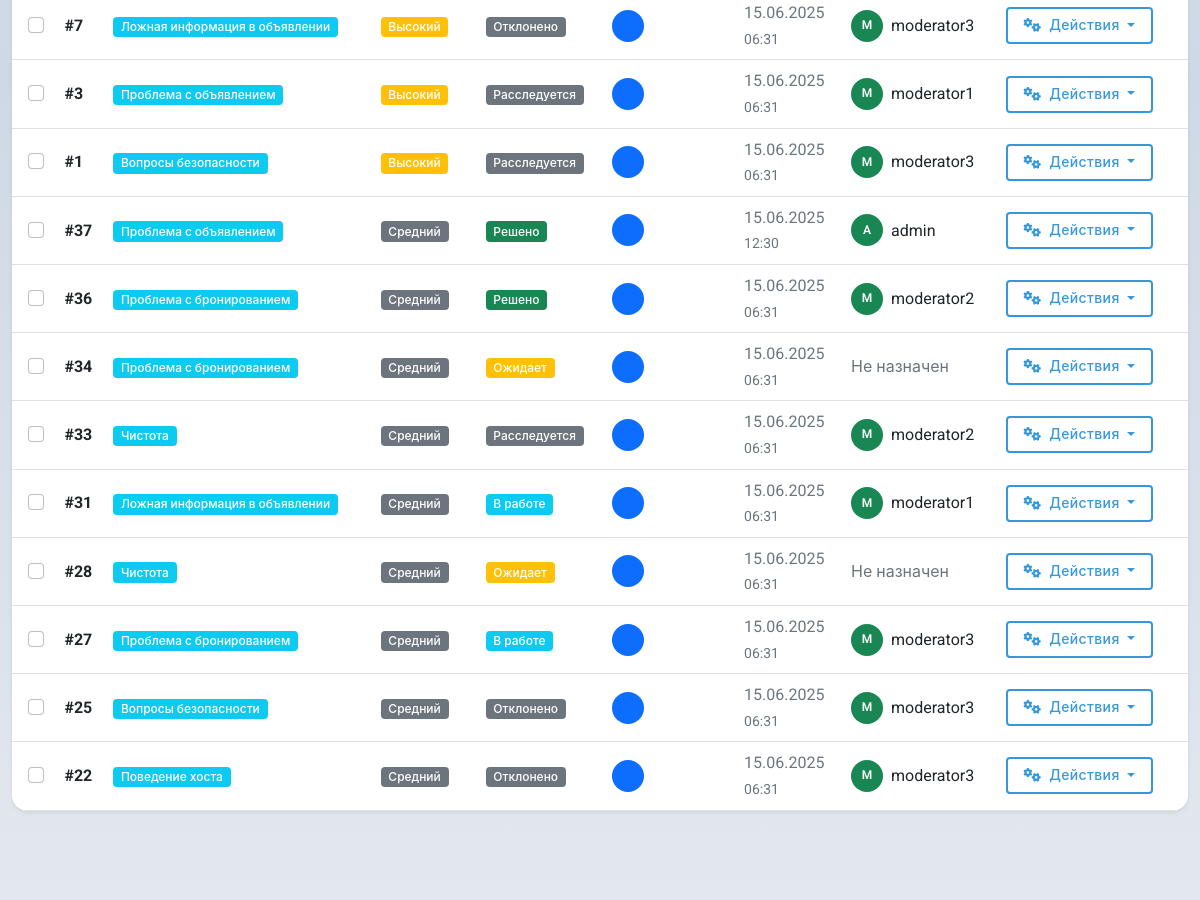
/moderation/complaints/ (signed in, middle part), run on an earlier commit of the app's database.
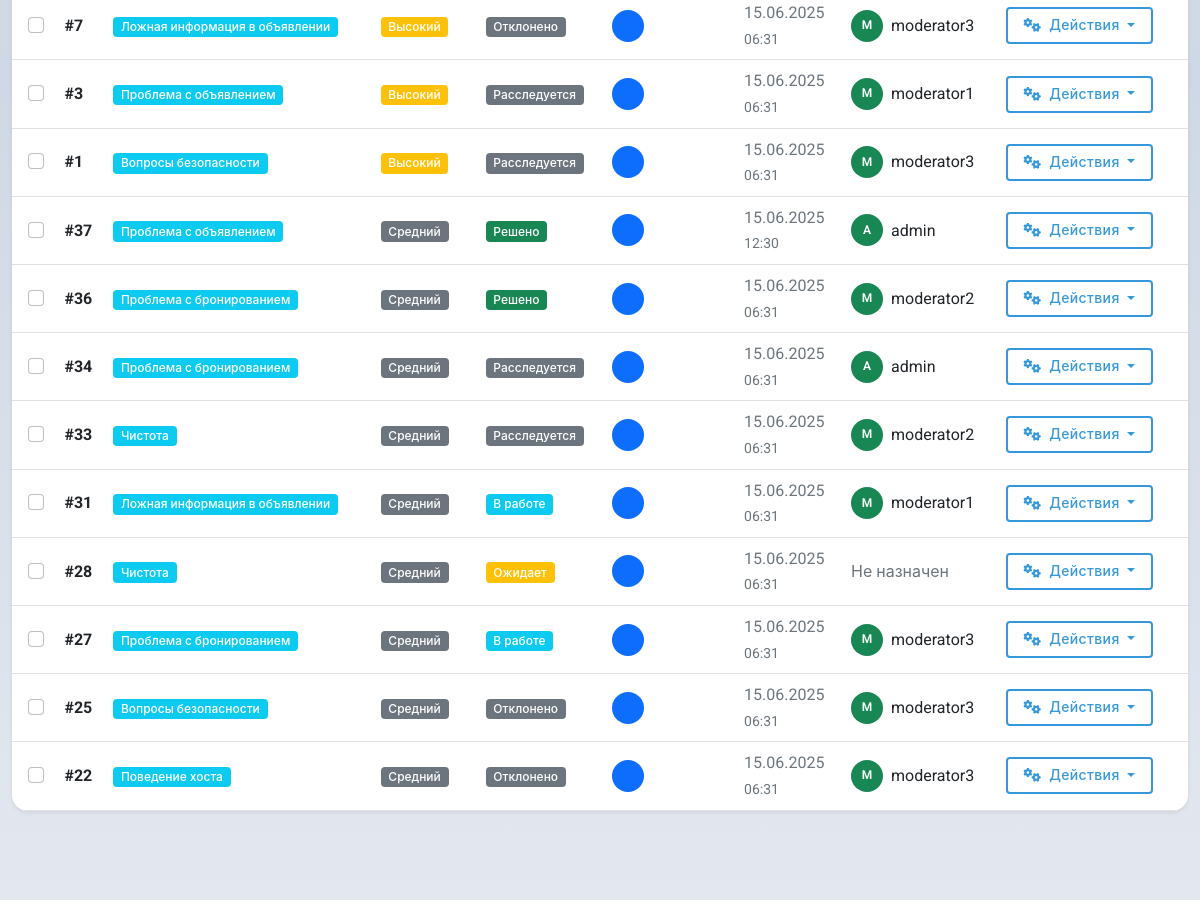
And on a later commit of the database.
### moderation/models.py (models this page shows, shortened)
class UserComplaint(models.Model):
    COMPLAINT_TYPES = [
        ('booking_issue', 'Проблема с бронированием'),
        ('listing_issue', 'Проблема с объявлением'),
        ('host_behavior', 'Поведение хоста'),
        ('guest_behavior', 'Поведение гостя'),
        ('safety_concern', 'Вопросы безопасности'),
        ('false_listing', 'Ложная информация в объявлении'),
        ('discrimination', 'Дискриминация'),
        ('payment_issue', 'Проблемы с оплатой'),
        ('cleanliness', 'Чистота'),
        ('other', 'Другое'),
    ]
    STATUS_CHOICES = [
        ('pending', 'В ожидании'),
        ('in_progress', 'В обработке'),
        ('investigating', 'Расследуется'),
        ('awaiting_response', 'Ожидает ответа'),
        ('resolved', 'Решено'),
        ('dismissed', 'Отклонено'),
        ('escalated', 'Эскалировано'),
    ]
    PRIORITY_CHOICES = [
        ('low', 'Низкий'),
        ('medium', 'Средний'),
        ('high', 'Высокий'),
        ('urgent', 'Срочный'),
    ]
    complainant = models.ForeignKey(
        settings.AUTH_USER_MODEL,
        on_delete=models.CASCADE,
        related_name='complaints_made',
        verbose_name='Заявитель'
    )
    booking = models.ForeignKey(
        'listings.Booking',
        on_delete=models.CASCADE,
        related_name='complaints',
        null=True,
        blank=True,
        verbose_name='Бронирование'
    )
    listing = models.ForeignKey(
        'listings.Listing',
        on_delete=models.CASCADE,
        related_name='complaints',
        null=True,
        blank=True,
        verbose_name='Объявление'
    )
    reported_user = models.ForeignKey(
        settings.AUTH_USER_MODEL,
        on_delete=models.CASCADE,
        related_name='complaints_received',
        null=True,
        blank=True,
        verbose_name='Пользователь, на которого жалуются'
    )
    complaint_type = models.CharField(
        'Тип жалобы',
        max_length=20,
        choices=COMPLAINT_TYPES,
        default='booking_issue'
    )
    subject = models.CharField(
        'Тема жалобы',
        max_length=200,
        default='Жалоба'
    )
    description = models.TextField('Описание жалобы')
    priority = models.CharField(
        'Приоритет',
        max_length=10,
        choices=PRIORITY_CHOICES,
        default='medium'
    )
    status = models.CharField(
        'Статус',
        max_length=20,
        choices=STATUS_CHOICES,
        default='pending'
    )
    assigned_moderator = models.ForeignKey(
        settings.AUTH_USER_MODEL,
        on_delete=models.SET_NULL,
        null=True,
        blank=True,
        related_name='assigned_complaints',
        verbose_name='Назначенный модератор'
    )
    moderator_response = models.TextField(
        'Ответ модератора',
        blank=True,
        help_text='Ответ, который увидит пользователь'
    )
    internal_notes = models.TextField(
        'Внутренние заметки',
        blank=True,
        help_text='Заметки для внутреннего использования'
    )
    contact_email = models.EmailField(
        'Контактный email',
        blank=True,
        help_text='Альтернативный email для связи'
    )
    evidence_video = models.FileField(
        'Видео-доказательство',
        upload_to='complaint_videos/',
        null=True,
        blank=True,
        help_text='Загрузите видео в качестве доказательства (макс. 100МБ)'
    )
    created_at = models.DateTimeField('Создано', auto_now_add=True)
    updated_at = models.DateTimeField('Обновлено', auto_now=True)
    resolved_at = models.DateTimeField('Решено', null=True, blank=True)
    first_response_at = models.DateTimeField('Первый ответ', null=True, blank=True)
    class Meta:
        verbose_name = 'Жалоба пользователя'
        verbose_name_plural = 'Жалобы пользователей'
        ordering = ['-created_at']
    @property
    def days_open(self):
        from django.utils import timezone
        if self.resolved_at:
            return (self.resolved_at - self.created_at).days
        return (timezone.now() - self.created_at).days
    @property
    def is_overdue(self):
        priority_days = {
            'urgent': 1,
            'high': 3,
            'medium': 7,
            'low': 14
        }
        max_days = priority_days.get(self.priority, 7)
        return self.days_open > max_days and self.status not in ['resolved', 'dismissed']

### users/models.py (models this page shows, shortened)
class User(AbstractUser):
    phone_number = models.CharField(_("Phone number"), max_length=20, blank=True)
    profile_picture = models.ImageField(_("Profile picture"), upload_to='profile_pictures/', blank=True, null=True)
    bio = models.TextField(_("Bio"), blank=True)
    is_phone_verified = models.BooleanField(_("Phone verified"), default=False)
    is_id_verified = models.BooleanField(_("ID verified"), default=False)
    is_host = models.BooleanField(_("Is host"), default=False)
    is_guest = models.BooleanField(_("Is guest"), default=True)
    ROLE_CHOICES = [
        ('user', _('Regular User')),
        ('host', _('Host')),
        ('moderator', _('Moderator')),
        ('admin', _('Administrator')),
    ]
    role = models.CharField(_("Role"), max_length=20, choices=ROLE_CHOICES, default='user')
    email_notifications = models.BooleanField(_("Email notifications"), default=True)
    sms_notifications = models.BooleanField(_("SMS notifications"), default=False)
    date_joined = models.DateTimeField(_("Date joined"), auto_now_add=True)
    last_updated = models.DateTimeField(_("Last updated"), auto_now=True)
    class Meta:
        verbose_name = _("User")
        verbose_name_plural = _("Users")

### moderation/views.py (the view)
# urls.py: path('complaints/', views.complaint_list, name='complaint_list'),
@login_required
@user_passes_test(is_moderator)
def complaint_list(request):
    status = request.GET.get('status')
    complaint_type = request.GET.get('complaint_type')
    priority = request.GET.get('priority')
    assigned_moderator = request.GET.get('assigned_moderator')
    complaints = UserComplaint.objects.select_related('complainant', 'assigned_moderator').all()
    if status and status in [choice[0] for choice in UserComplaint.STATUS_CHOICES]:
        complaints = complaints.filter(status=status)
    if complaint_type and complaint_type in [choice[0] for choice in UserComplaint.COMPLAINT_TYPES]:
        complaints = complaints.filter(complaint_type=complaint_type)
    if priority and priority in [choice[0] for choice in UserComplaint.PRIORITY_CHOICES]:
        complaints = complaints.filter(priority=priority)
    if assigned_moderator:
        try:
            complaints = complaints.filter(assigned_moderator_id=int(assigned_moderator))
        except ValueError:
            pass
    priority_order = {'urgent': 1, 'high': 2, 'medium': 3, 'low': 4}
    complaints = sorted(complaints, key=lambda x: (priority_order.get(x.priority, 5), -x.created_at.timestamp()))
    paginator = Paginator(complaints, 20)
    page_number = request.GET.get('page')
    page_obj = paginator.get_page(page_number)
    moderators = User.objects.filter(is_staff=True)
    return render(request, 'moderation/complaint_list.html', {
        'complaints': page_obj,
        'status_choices': UserComplaint.STATUS_CHOICES,
        'complaint_type_choices': UserComplaint.COMPLAINT_TYPES,
        'priority_choices': UserComplaint.PRIORITY_CHOICES,
        'moderators': moderators,
        'current_status': status,
        'current_complaint_type': complaint_type,
        'current_priority': priority,
        'current_assigned_moderator': assigned_moderator
    })

### moderation/views.py (called while the page is built)
def is_moderator(user):
    return user.is_staff or user.is_superuser

### notifications/templatetags/notify_tags.py (called while the page is built)
@register.simple_tag(takes_context=True)
def notification_count(context):
    user = context['request'].user
    if user.is_authenticated:
        count = user.notifications.filter(is_read=False).count()
        return count
    return 0

### moderation/templates/moderation/complaint_list.html (shortened to what the changed rows need)
{% extends 'base.html' %}
{% load static %}
{% block content %}
<div class="container-fluid py-4">
    <div class="card shadow-sm">
        <div class="card-body p-0">
            {% if complaints %}
            <div class="table-responsive">
                <table class="table table-hover mb-0">
                    <tbody>
                        {% for complaint in complaints %}
                        <tr class="{% if complaint.is_overdue %}table-warning{% endif %}">
                            <td class="ps-3 align-middle">
                                <input type="checkbox" class="form-check-input complaint-checkbox" value="{{ complaint.id }}">
                            </td>
                            <td class="align-middle">
                                <strong>#{{ complaint.id }}</strong>
                            </td>
                            <td class="align-middle">
                                <span class="badge bg-info">{{ complaint.get_complaint_type_display }}</span>
                            </td>
                            <td class="align-middle">
                                {% if complaint.priority == 'urgent' %}
                                <span class="badge bg-danger">{{ complaint.get_priority_display }}</span>
                                {% elif complaint.priority == 'high' %}
                                <span class="badge bg-warning">{{ complaint.get_priority_display }}</span>
                                {% else %}
                                <span class="badge bg-secondary">{{ complaint.get_priority_display }}</span>
                                {% endif %}
                            </td>
                            <td class="align-middle">
                                {% if complaint.status == 'pending' %}
                                <span class="badge bg-warning">Ожидает</span>
                                {% elif complaint.status == 'in_progress' %}
                                <span class="badge bg-info">В работе</span>
                                {% elif complaint.status == 'resolved' %}
                                <span class="badge bg-success">Решено</span>
                                {% elif complaint.status == 'escalated' %}
                                <span class="badge bg-danger">Эскалировано</span>
                                {% elif complaint.status == 'awaiting_response' %}
                                <span class="badge bg-primary">Ожидает ответа</span>
                                {% else %}
                                <span class="badge bg-secondary">{{ complaint.get_status_display }}</span>
                                {% endif %}
                            </td>
                            <td class="align-middle">
                                <div class="d-flex align-items-center">
                                    <div class="avatar-sm bg-primary text-white rounded-circle d-flex align-items-center justify-content-center me-2">
                                    </div>
                                </div>
                            </td>
                            <td class="align-middle text-muted">
                                <div>{{ complaint.created_at|date:"d.m.Y" }}</div>
                                <small>{{ complaint.created_at|time:"H:i" }}</small>
                            </td>
                            <td class="align-middle">
                                {% if complaint.assigned_moderator %}
                                <div class="d-flex align-items-center">
                                    <div class="avatar-sm bg-success text-white rounded-circle d-flex align-items-center justify-content-center me-2">
                                        {{ complaint.assigned_moderator.username|slice:":1"|upper }}
                                    </div>
                                    <div>
                                        <div class="fw-medium">{{ complaint.assigned_moderator.username }}</div>
                                    </div>
                                </div>
                                {% else %}
                                <span class="text-muted">Не назначен</span>
                                {% endif %}
                            </td>
                            <td class="pe-3 align-middle">
                                <div class="dropdown">
                                    <button class="btn btn-outline-primary btn-sm dropdown-toggle" type="button" data-bs-toggle="dropdown">
                                        <i class="fas fa-cogs me-1"></i> Действия
                                    </button>
                                </div>
                            </td>
                        </tr>
                        {% endfor %}
                    </tbody>
                </table>
            </div>
            {% else %}
            <div class="p-5 text-center">
                <i class="fas fa-inbox fa-4x text-muted mb-3"></i>
                <h5 class="text-muted">Жалобы не найдены</h5>
                <p class="text-muted">Попробуйте изменить фильтры или проверьте позже</p>
            </div>
            {% endif %}
        </div>
    </div>
</div>
{% endblock %}

What changed in the data, as far as the page shows it:
changed UserComplaint id 34: status (not shown) → "Расследуется"; assigned_moderator.username (not shown) → "A"; assigned_moderator.username (not shown) → "admin"; no longer shows "Ожидает"; no longer shows "Не назначен"
